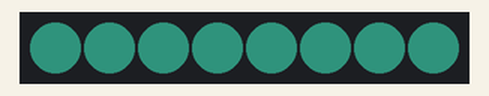
The sketch below on a simulated ESP8266 (NodeMCU). Parts: 8 RGB LEDs in strip order, left to right. Dim RGB values are drawn brighter than linear; the local clock reads 2024-03-15 10:24:30 at power-on unless the sketch sets it; random numbers use the default seed unless the sketch sets one.

Above: at 0.45 s.
At 10.17 s:
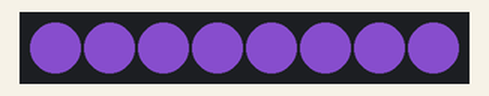
At 16.55 s:
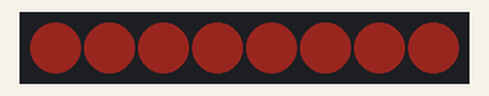
At 19.9 s:
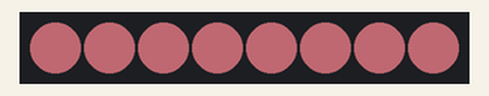
At 29.92 s:
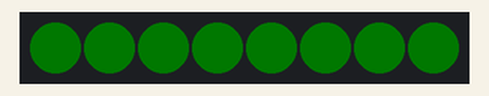
At 39.64 s:
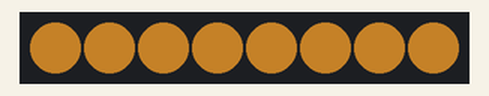
Timing chart, 0 to 40.0 s (numbered marks = the images above):
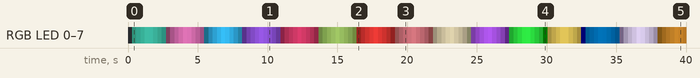

Measured:
- by itself, RGB LED 0–7: off → RGB(6, 19, 16) at 0.30 s, → RGB(12, 38, 33) 0.30 s later, → RGB(18, 57, 49) 0.30 s later, → RGB(25, 76, 66) 0.30 s later, … (131 changes in this stretch)

The sketch:

breathing.ino
```cpp
#include "Adafruit_NeoPixel.h"
#include "stdlib.h"
#include "time.h"

Adafruit_NeoPixel pixels(8, D1, NEO_GRB+NEO_KHZ800);
uint8_t r, g, b, j;  // j是亮度

void setAllColor() {
    for(int i=0; i<8; i++) {
        pixels.setPixelColor(i, r*j/255, g*j/255, b*j/255);
    }
    pixels.show();
}

void setup(){
    srand(time(NULL));
    pixels.begin();
}

void loop() {
    r = rand() % 256;
    g = rand() % 256;
    b = rand() % 256;

    for(j=1; j<=254; j++) {
        setAllColor();
        delay(5);
    }
    for(j=255; j>=2; j--) {
        setAllColor();
        delay(5);
    }
}
```
